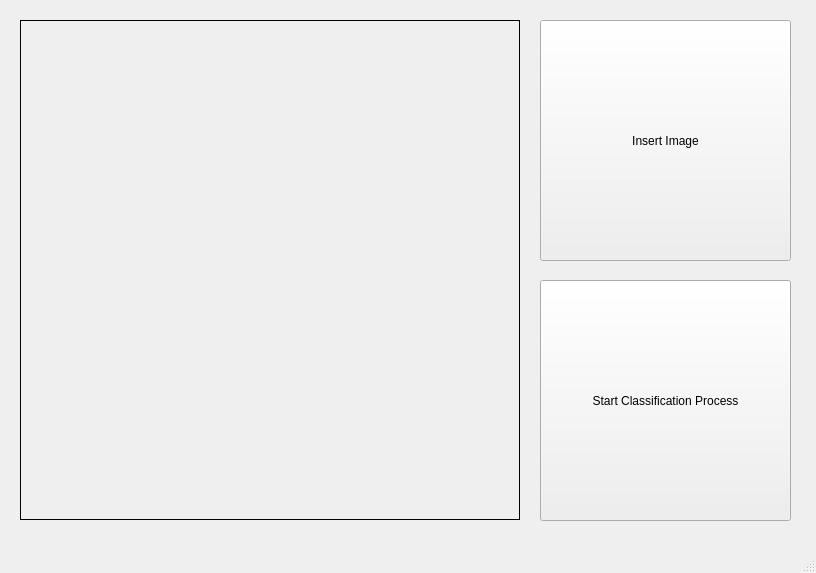
<?xml version="1.0" encoding="UTF-8"?>
<ui version="4.0">
 <class>MainWindow</class>
 <widget class="QMainWindow" name="MainWindow">
  <property name="geometry">
   <rect>
    <x>0</x>
    <y>0</y>
    <width>816</width>
    <height>573</height>
   </rect>
  </property>
  <property name="windowTitle">
   <string>MainWindow</string>
  </property>
  <widget class="QWidget" name="centralwidget">
   <widget class="QLabel" name="image1">
    <property name="geometry">
     <rect>
      <x>20</x>
      <y>20</y>
      <width>500</width>
      <height>500</height>
     </rect>
    </property>
    <property name="frameShape">
     <enum>QFrame::Box</enum>
    </property>
    <property name="text">
     <string/>
    </property>
   </widget>
   <widget class="QPushButton" name="insert_button">
    <property name="geometry">
     <rect>
      <x>540</x>
      <y>20</y>
      <width>251</width>
      <height>241</height>
     </rect>
    </property>
    <property name="text">
     <string>Insert Image</string>
    </property>
   </widget>
   <widget class="QPushButton" name="start_button">
    <property name="geometry">
     <rect>
      <x>540</x>
      <y>280</y>
      <width>251</width>
      <height>241</height>
     </rect>
    </property>
    <property name="text">
     <string>Start Classification Process</string>
    </property>
   </widget>
  </widget>
  <widget class="QMenuBar" name="menubar">
   <property name="geometry">
    <rect>
     <x>0</x>
     <y>0</y>
     <width>816</width>
     <height>26</height>
    </rect>
   </property>
  </widget>
  <widget class="QStatusBar" name="statusbar"/>
 </widget>
 <resources/>
 <connections/>
</ui>
